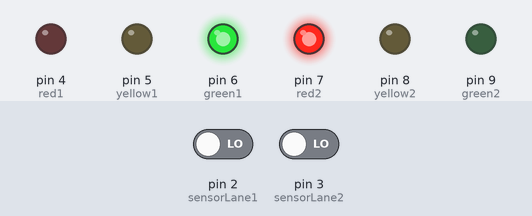
Bench run of a sketch on a simulated Arduino Uno, built with avr-gcc and run on an emulated ATmega328P. Shown: output pins drawn as LEDs (lit = HIGH). The test bench sets the inputs (shaded band); at power-on: pin 2 (sensorLane1) LOW, pin 3 (sensorLane2) LOW.

Above: at 17.4 s.
17.5 s: pin 2 (sensorLane1) driven HIGH
At 23.3 s:
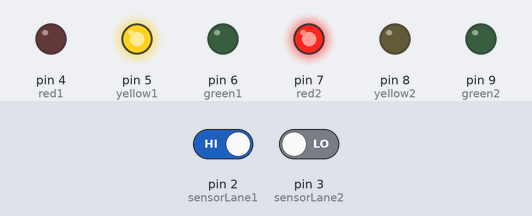
29.5 s: pin 2 (sensorLane1) driven LOW
At 30.6 s:
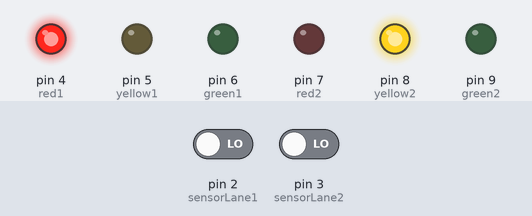
Timing chart, 0 to 47.5 s (numbered marks = the images above; inputs shaded):
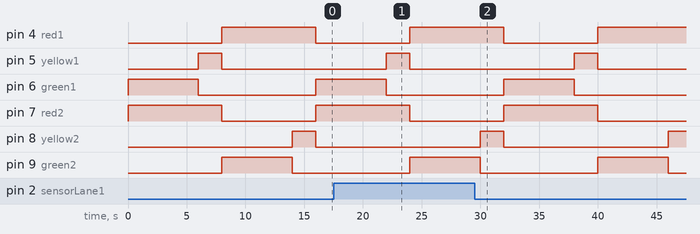

The sketch:

smart_trafic_light.ino
```cpp
// Smart Traffic Light System Using Traffic Density
// 2 Lane Adaptive Signal Control

const int sensorLane1 = 2;
const int sensorLane2 = 3;

const int red1 = 4;
const int yellow1 = 5;
const int green1 = 6;

const int red2 = 7;
const int yellow2 = 8;
const int green2 = 9;

void setup() {
  pinMode(sensorLane1, INPUT);
  pinMode(sensorLane2, INPUT);

  pinMode(red1, OUTPUT);
  pinMode(yellow1, OUTPUT);
  pinMode(green1, OUTPUT);

  pinMode(red2, OUTPUT);
  pinMode(yellow2, OUTPUT);
  pinMode(green2, OUTPUT);
}

void loop() {

  int lane1Traffic = digitalRead(sensorLane1);
  int lane2Traffic = digitalRead(sensorLane2);

  // If lane 1 has more traffic
  if (lane1Traffic == HIGH && lane2Traffic == LOW) {
    lane1Green(8000);  // 8 seconds
    lane2Green(4000);  // 4 seconds
  }
  // If lane 2 has more traffic
  else if (lane2Traffic == HIGH && lane1Traffic == LOW) {
    lane2Green(8000);
    lane1Green(4000);
  }
  // If both equal
  else {
    lane1Green(6000);
    lane2Green(6000);
  }
}

void lane1Green(int duration) {
  digitalWrite(red2, HIGH);
  digitalWrite(green1, HIGH);
  digitalWrite(red1, LOW);
  digitalWrite(green2, LOW);

  delay(duration);

  digitalWrite(green1, LOW);
  digitalWrite(yellow1, HIGH);
  delay(2000);
  digitalWrite(yellow1, LOW);
  digitalWrite(red1, HIGH);
}

void lane2Green(int duration) {
  digitalWrite(red1, HIGH);
  digitalWrite(green2, HIGH);
  digitalWrite(red2, LOW);
  digitalWrite(green1, LOW);

  delay(duration);

  digitalWrite(green2, LOW);
  digitalWrite(yellow2, HIGH);
  delay(2000);
  digitalWrite(yellow2, LOW);
  digitalWrite(red2, HIGH);
}
```
